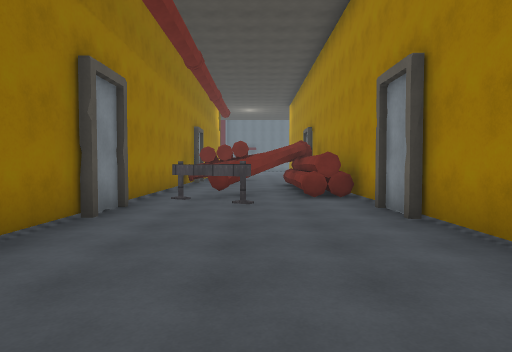
View 1 (above)

17 first-person views from a walk through a scene from a Unity 3-D project. The camera is 1.5 m above the floor, tilts 2° down and sees 75° across. Doors are open. The floor is counted in squares, 2 m on a side. Each view is taken from the middle of a square. On the plan, view 1 faces up. The plan holds only what a view shows up to about 11 squares ahead; the rest is blank. The place goes on beyond the plan. The player character is not drawn. Surface patterns are stand-ins for the level's own textures.

View 2
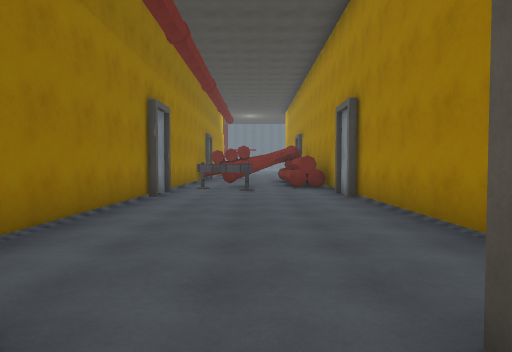

View 3
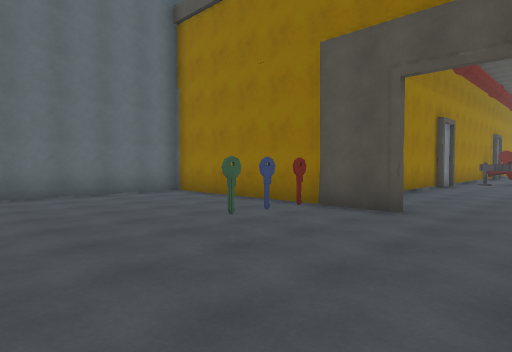

View 4
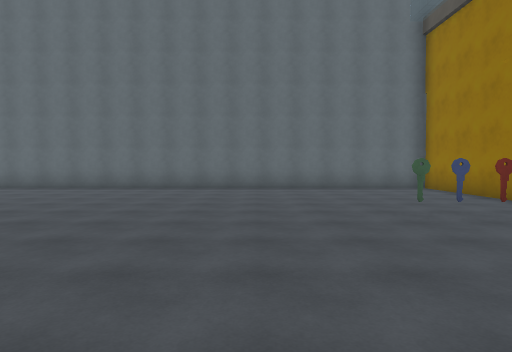

View 5
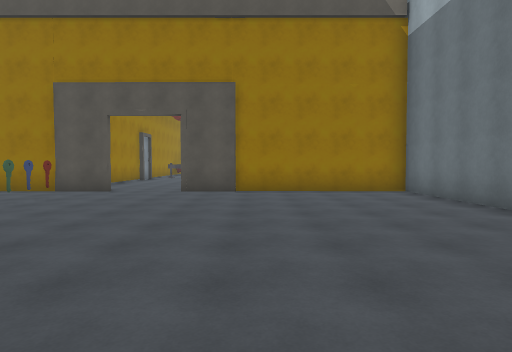

View 6
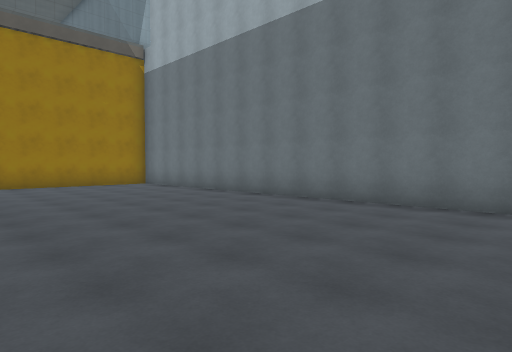

View 7
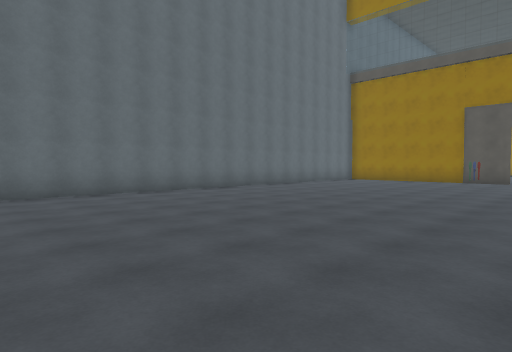

View 8
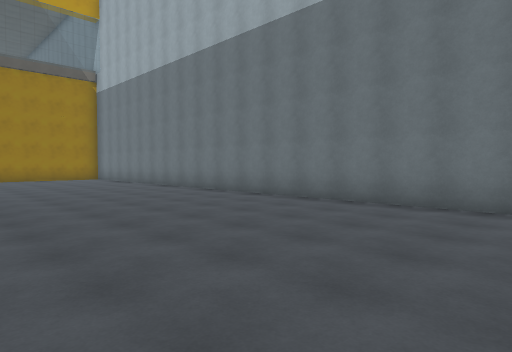

View 9
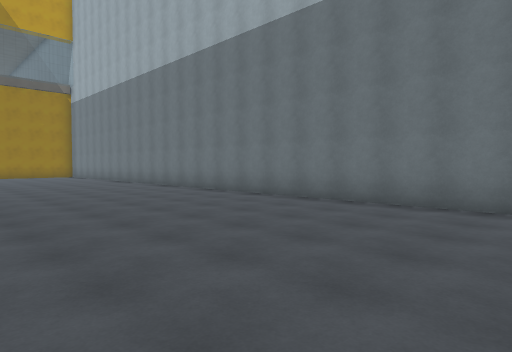

View 10
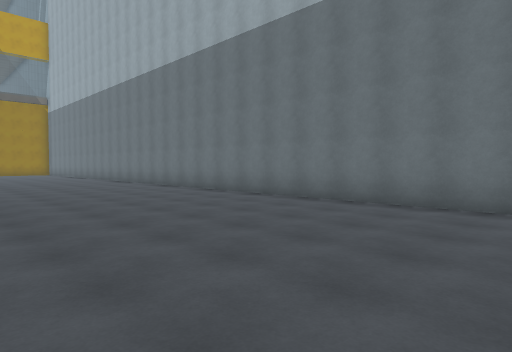

View 11
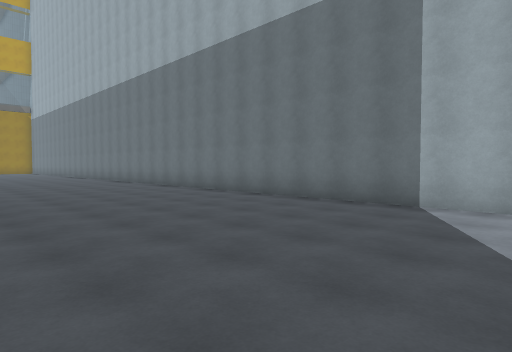

View 12
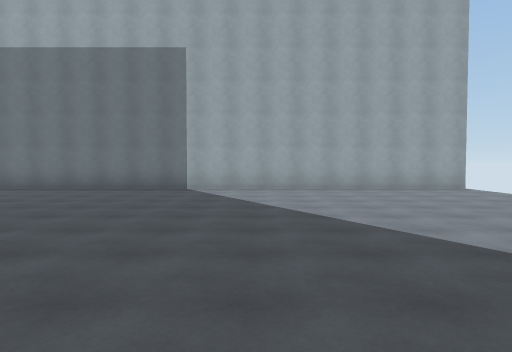

View 13
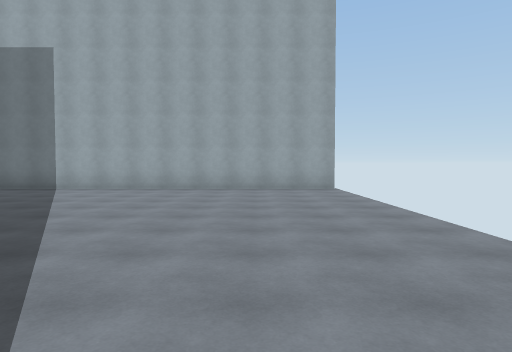

View 14
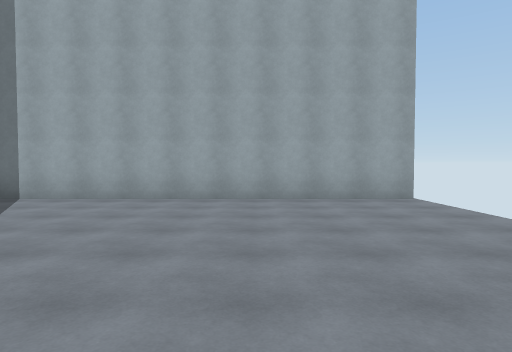

View 15
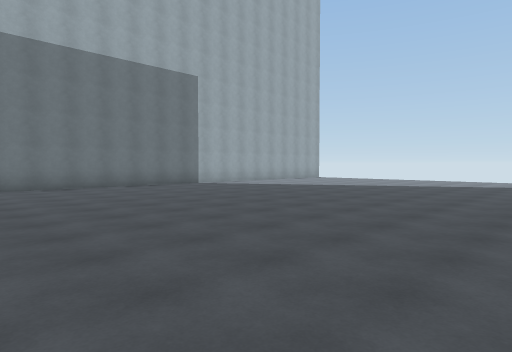

View 16
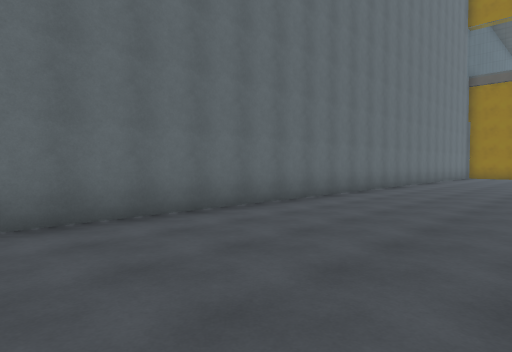

View 17
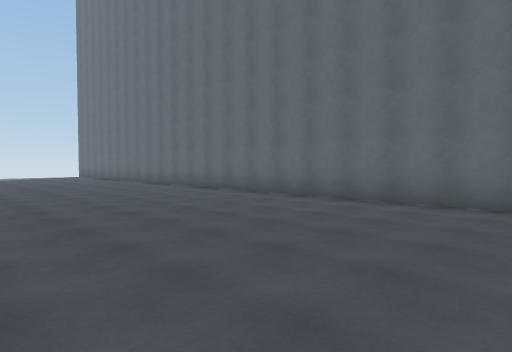

### Floor plan
Points are (right, up) in squares from view 1. A wall is a line through its corners. A room is listed if a view was taken in it or the views show most of it. See-through windows are left out.
Room 1 (view 1)
walls: (2.1, 4.5) (2.1, 5.9); (2.3, 0.2) (2.3, 5.8); (-2.3, 6) (-2.3, 4.6); (-2.5, 5.9) (-2.5, 0.1); (2.3, 6.4) (2.3, 9.2); (1.9, 7.3) (0.9, 7.4); (2.1, 7.4) (1.3, 7.3) (0.9, 7.5); (2.2, 7.4) (0.9, 7.4); (-2.5, 7.5) (-2.5, 6.5); (0.5, 9.2) (-0.2, 8.1); (0.8, 10.1) (-0.6, 7.3)
low walls: (-0.6, 7.3) (-1.1, 7.6)
ways out: open door at (0, -2) to room 2; opening at (-2, 7)
objects: barrier (-1, 6) to (0, 7)
Room 2 (views 2, 3, 4, 5, 6, 7, 8, 9, 10, 11, 12, 13, 14, 15, 16, 17)
walls: (-1, -1.7) (-7.6, -1.7) (-7.6, -27); (7.2, -39.5) (7.2, -1.7) (0.9, -1.7)
ways out: open door at (0, -2) to room 1
objects: key (-2, -5); key (-2, -4); key (-2, -3)

Where each view was taken, in squares from view 1:
view 1: 0 up, 0 right, facing up
view 2: 3 down, 0 right, facing up
view 3: 7 down, 1 right, facing up-left
view 4: 7 down, 3 right, facing left
view 5: 11 down, 3 right, facing up
view 6: 14 down, 1 right, facing up-right
view 7: 17 down, 1 right, facing up-left
view 8: 19 down, 1 right, facing up-right
view 9: 23 down, 1 right, facing up-right
view 10: 28 down, 1 right, facing up-right
view 11: 33 down, 1 right, facing up-right
view 12: 33 down, 3 left, facing right
view 13: 37 down, 3 left, facing right
view 14: 36 down, 0 right, facing right
view 15: 23 down, 4 left, facing down-right
view 16: 22 down, 3 left, facing up-left
view 17: 18 down, 1 left, facing down-left
